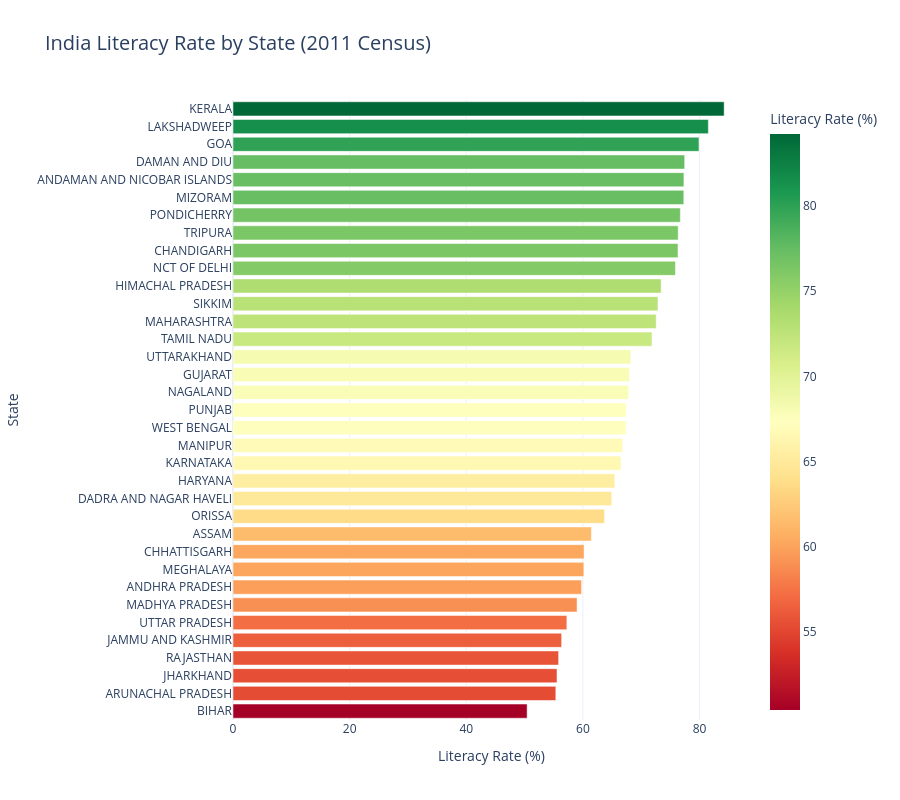

The notebook cell this image was saved under:
### Code cell
import plotly.express as px

# Interactive bar chart
fig = px.bar(
    state_analysis.sort_values('Literacy_Rate', ascending=True),
    x='Literacy_Rate',
    y='State name',
    orientation='h',
    color='Literacy_Rate',
    color_continuous_scale='RdYlGn',
    title=' India Literacy Rate by State (2011 Census)',
    labels={'Literacy_Rate': 'Literacy Rate (%)', 'State name': 'State'},
    height=800
)

fig.update_layout(
    title_font_size=20,
    showlegend=False,
    template='plotly_white'
)

fig.show()
print(" Interactive chart created!")

### Figure 1 — Plotly figure (JSON) as saved in the notebook; plotly's stock layout.template omitted (floating-point values rounded to 4 significant figures)
{"data": [{"hovertemplate": "Literacy Rate (%)=%{marker.color}<br>State=%{y}<extra></extra>", "legendgroup": "", "marker": {"color": [50.44, 55.36, 55.56, 55.84, 56.35, 57.25, 59.0, 59.77, 60.16, 60.21, 61.46, 63.71, 64.95, 65.48, 66.53, 66.83, 67.42, 67.43, 67.85, 67.99, 68.22, 71.85, 72.57, 72.87, 73.42, 75.87, 76.31, 76.34, 76.71, 77.3, 77.32, 77.45, 79.91, 81.51, 84.22], "coloraxis": "coloraxis", "pattern": {"shape": ""}}, "name": "", "orientation": "h", "showlegend": false, "textposition": "auto", "type": "bar", "x": [50.44, 55.36, 55.56, 55.84, 56.35, 57.25, 59.0, 59.77, 60.16, 60.21, 61.46, 63.71, 64.95, 65.48, 66.53, 66.83, 67.42, 67.43, 67.85, 67.99, 68.22, 71.85, 72.57, 72.87, 73.42, 75.87, 76.31, 76.34, 76.71, 77.3, 77.32, 77.45, 79.91, 81.51, 84.22], "xaxis": "x", "y": ["BIHAR", "ARUNACHAL PRADESH", "JHARKHAND", "RAJASTHAN", "JAMMU AND KASHMIR", "UTTAR PRADESH", "MADHYA PRADESH", "ANDHRA PRADESH", "MEGHALAYA", "CHHATTISGARH", "ASSAM", "ORISSA", "DADRA AND NAGAR HAVELI", "HARYANA", "KARNATAKA", "MANIPUR", "WEST BENGAL", "PUNJAB", "NAGALAND", "GUJARAT", "UTTARAKHAND", "TAMIL NADU", "MAHARASHTRA", "SIKKIM", "HIMACHAL PRADESH", "NCT OF DELHI", "CHANDIGARH", "TRIPURA", "PONDICHERRY", "MIZORAM", "ANDAMAN AND NICOBAR ISLANDS", "DAMAN AND DIU", "GOA", "LAKSHADWEEP", "KERALA"], "yaxis": "y"}], "layout": {"barmode": "relative", "coloraxis": {"autocolorscale": false, "colorbar": {"title": {"text": "Literacy Rate (%)"}}, "colorscale": [[0, "rgb(165,0,38)"], [0.1, "rgb(215,48,39)"], [0.2, "rgb(244,109,67)"], [0.3, "rgb(253,174,97)"], [0.4, "rgb(254,224,139)"], [0.5, "rgb(255,255,191)"], [0.6, "rgb(217,239,139)"], [0.7, "rgb(166,217,106)"], [0.8, "rgb(102,189,99)"], [0.9, "rgb(26,152,80)"], [1, "rgb(0,104,55)"]]}, "height": 800, "legend": {"tracegroupgap": 0}, "showlegend": false, "title": {"font": {"size": 20}, "text": " India Literacy Rate by State (2011 Census)"}, "xaxis": {"anchor": "y", "domain": [0, 1], "title": {"text": "Literacy Rate (%)"}}, "yaxis": {"anchor": "x", "domain": [0, 1], "title": {"text": "State"}}}}
